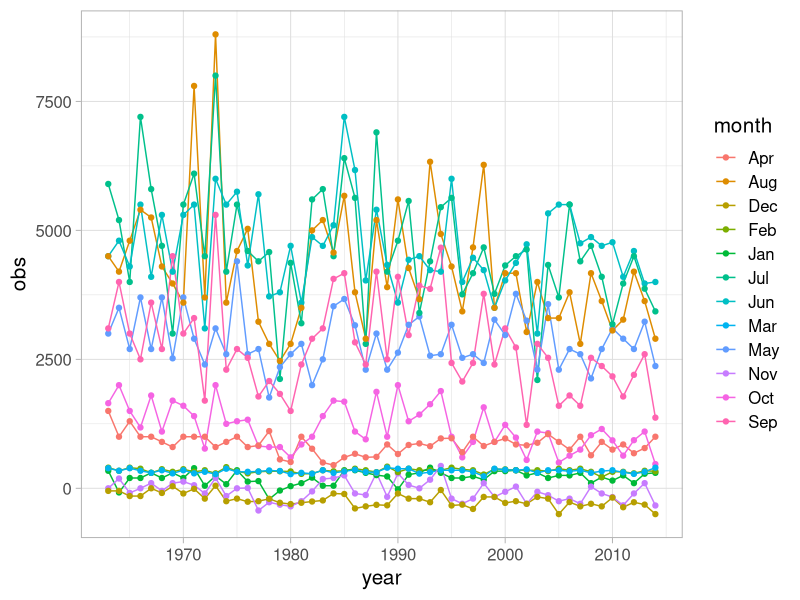

The R script that drew this image:
## ---- chunk 1

## ---- chunk 2
library(readxl)
baikal <- read_xlsx('baikal.xlsx')
baikal = na.omit(baikal)
## ---- chunk 3
library(ggplot2)
ggplot(baikal, aes(x=year, y=obs, col=month)) + geom_line() + geom_point() + theme_light(base_size = 15)
## ---- chunk 4
baikal_may = baikal[baikal$month == 'May',]


## ---- chunk 5
error_check = function(x){
  x
  mean_pred = mean(x$pred)
  mean_fact = mean(x$obs)
  sd_pred = sd(x$pred)
  sd_fact = sd(x$obs)
  x$err = x$pred - x$obs
  x$AE = abs(x$pred - x$obs)
  ME = mean(x$err)
  MAE = mean(x$AE)
  MSE = mean(x$err ^ 2)
  RMSE = sqrt(MSE)
  SSc = RMSE / sd_fact
  R = cor(baikal_may$pred, baikal_may$obs)
  result = list(mean_pred, mean_fact, sd_pred, sd_fact, ME, MAE, MSE, RMSE, SSc, R)
  names(result) = c('mean_pred', 'mean_fact', 'sd_pred', 'sd_fact', 'ME', 'MAE', 'MSE', 'RMSE', 'SSc', 'R')
  return(result)
}

## ---- chunk 6
error_may = error_check(baikal_may)
error_may
